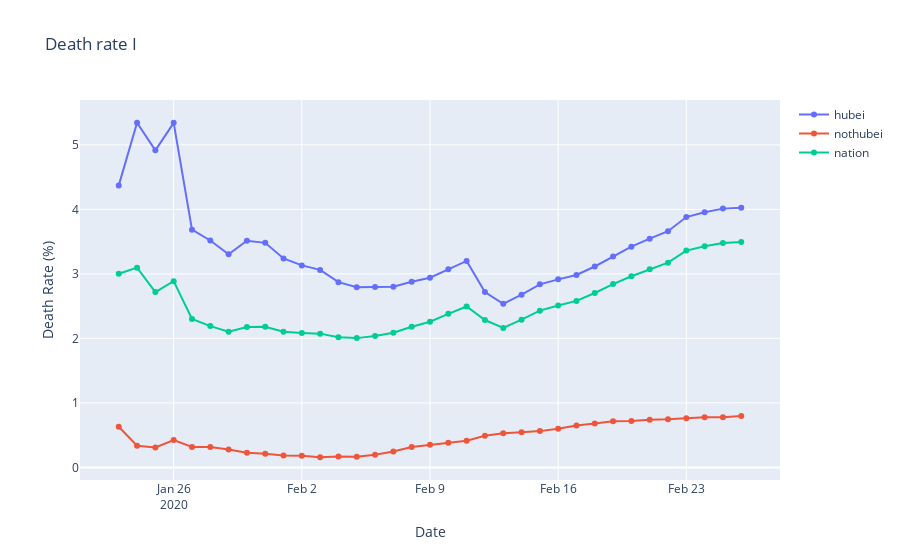

The cell this chart's notebook holds for it:
### Code cell
fig = go.Figure()
fig.add_trace(
    go.Scatter(x=result_n.date,
               y=result_n.deadCount_hubei / result_n.confirmedCount_hubei *
               100,
               mode='lines+markers',
               name='hubei'))
fig.add_trace(
    go.Scatter(x=result_n.date,
               y=result_n.deadCount_nothubei /
               result_n.confirmedCount_nothubei * 100,
               mode='lines+markers',
               name='nothubei'))
fig.add_trace(
    go.Scatter(x=result_n.date,
               y=result_n.deadCount_nation / result_n.confirmedCount_nation *
               100,
               mode='lines+markers',
               name='nation'))
fig.update_layout(title="Death rate I",
                  xaxis_title="Date",
                  yaxis_title="Death Rate (%)")
fig.show()
